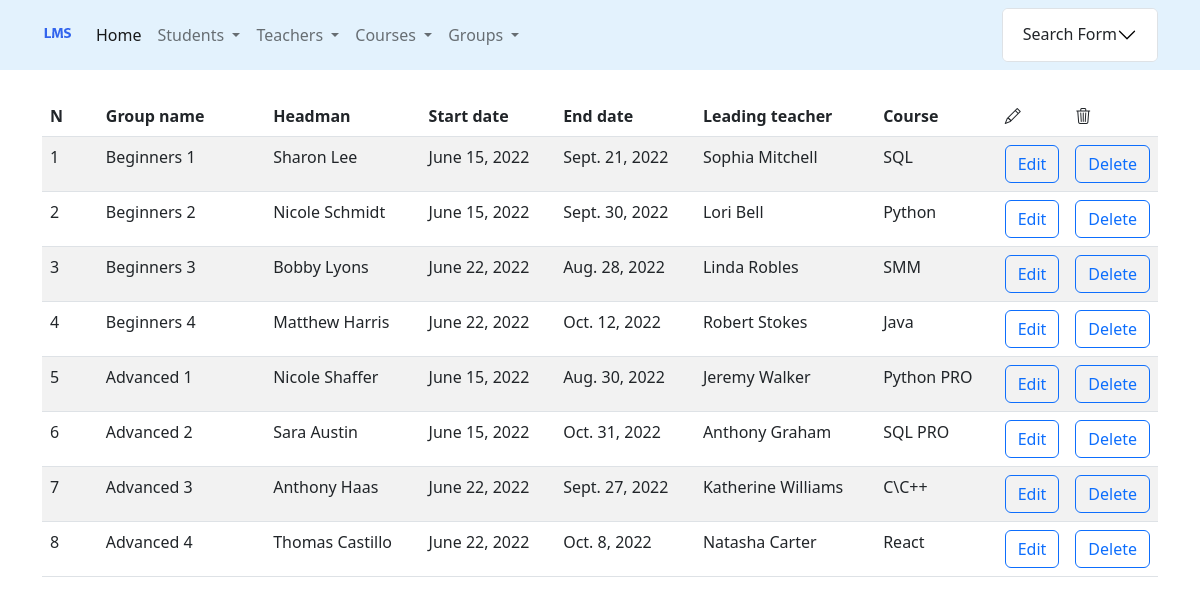
Before: /groups/ with the older database file.
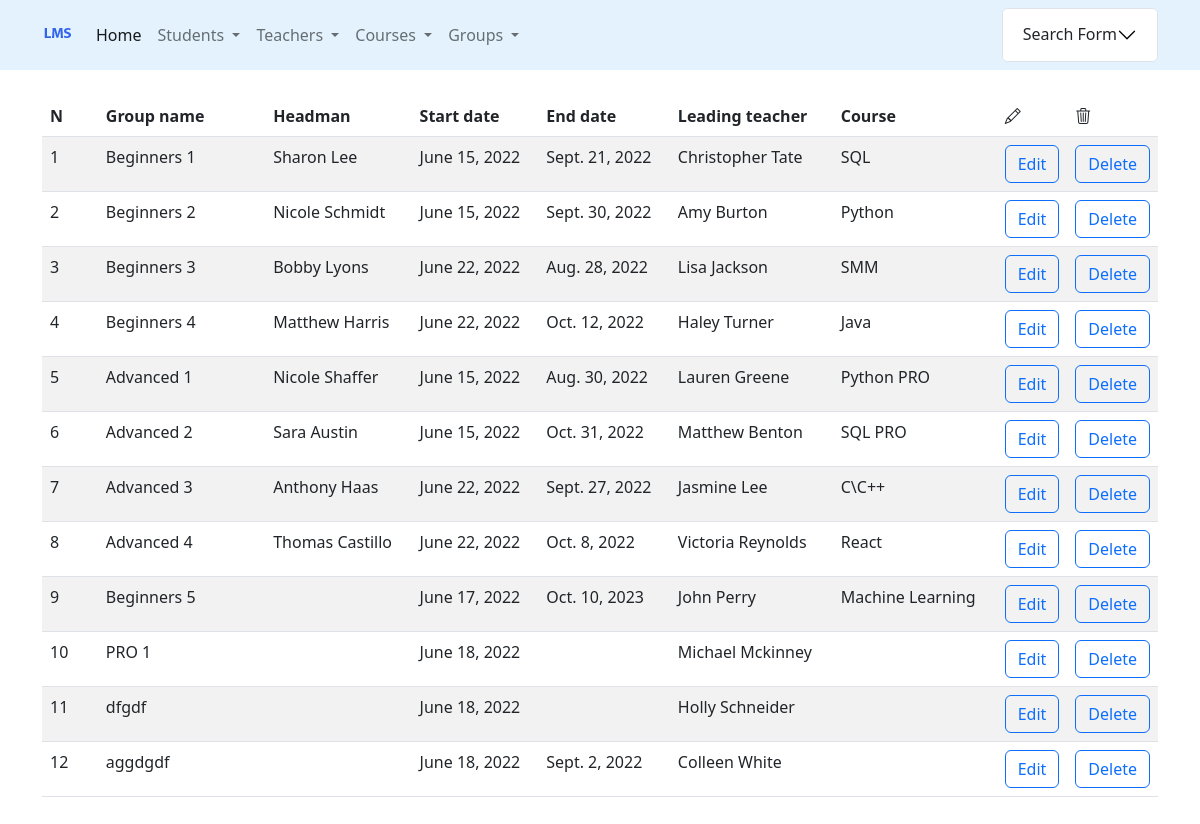
After: the same page with the newer database file.
### groups/models.py (models this page shows, shortened)
class Group(GroupModel):
    headman = models.OneToOneField(
        'students.Student',
        on_delete=models.SET_NULL,
        null=True,
        blank=True,
        related_name='headman_group'
    )
    headteacher = models.OneToOneField(
        'teachers.Teacher',
        on_delete=models.SET_NULL,
        null=True,
        blank=True,
        related_name='headteacher_group'
    )
    class Meta:
        verbose_name = 'group'
        verbose_name_plural = 'groups'
        db_table = 'groups'

### students/models.py (models this page shows, shortened)
class Student(PersonModel):
    group = models.ForeignKey(Group, on_delete=models.SET_NULL, null=True, related_name='students')
    class Meta:
        verbose_name = 'student'
        verbose_name_plural = 'students'
        db_table = 'students'

### teachers/models.py (models this page shows, shortened)
class Teacher(PersonModel):
    group = models.ForeignKey(Group, on_delete=models.SET_NULL, null=True, related_name='teachers', db_constraint=False)
    salary = models.PositiveIntegerField(default=10000)
    class Meta:
        verbose_name = 'teacher'
        verbose_name_plural = 'teacher'
        db_table = 'teachers'

### courses/models.py (models this page shows)
class Course(GroupModel):
    group = models.OneToOneField(
        'groups.Group',
        on_delete=models.SET_NULL,
        null=True,
        blank=True,
        related_name='course_of_group'
    )
    teachers = models.ManyToManyField(
        to=Teacher,
        null=True,
        blank=True,
        related_name='courses'
    )
    class Meta:
        verbose_name = 'course'
        verbose_name_plural = 'courses'
        db_table = 'courses'
    def __str__(self):
        return f'{self.group_name}'

### groups/views.py (the view)
# urls.py: path('', ListGroupView.as_view(), name='list'),                              # Read
class ListGroupView(ListView):
    model = Group
    template_name = 'groups/list.html'
    def get_queryset(self):
        groups_filter = GroupFilterForm(
            data=self.request.GET,
            queryset=self.model.objects.all()
        )
        return groups_filter

### groups/templates/groups/list.html (shortened to what this page needs)
{% extends 'base.html' %}
{% block content %}
    <br>
    {% with list_object=object_list.qs on_group=True%}
        {% include 'includes/groups_list_table.html' %}
    {% endwith %}
{% endblock %}

### templates/includes/groups_list_table.html
<table class="table table-striped">
    <thead>
        <tr>
            <th style="width: 5%">N</th>
            <th style="width: 15%">Group name</th>
            <th>Headman</th>
            <th>Start date</th>
            <th>End date</th>
            <th>Leading teacher</th>
            <th>Course</th>
            <th style="width: 5%"><i class="bi bi-pencil"></i></th>
            <th style="width: 5%"><i class="bi bi-trash3"></i></th>
        </tr>
    </thead>
      {% for group in object_list.qs %}
            <tr>
            <td>{{ forloop.counter }}</td>
            <td>{{ group.group_name }}</td>
            <td>{{ group.headman.first_name }} {{ group.headman.last_name }}</td>
            <td>{{ group.start_date }}</td>
            <td>{% if group.end_date %}{{ group.end_date }}{% endif %}</td>
            <td>{{ group.headteacher.first_name }} {{ group.headteacher.last_name }}</td>
            <td>{{ group.course_of_group }}</td>
            <td><a class="btn btn-outline-primary" href="{% url 'groups:update' group.pk %}">Edit</a></td>
            <td><a class="btn btn-outline-primary" href="{% url 'groups:delete' group.pk %}">Delete</a></td>
        </tr>
    {% endfor %}
          </table>

Changed rows visible on the page:
changed Group "Beginners 1": headteacher.first_name "Sophia" → "Christopher"; headteacher.last_name "Mitchell" → "Tate"
changed Group "Beginners 2": headteacher.first_name "Lori" → "Amy"; headteacher.last_name "Bell" → "Burton"
changed Group "Beginners 3": headteacher.first_name "Linda" → "Lisa"; headteacher.last_name "Robles" → "Jackson"
changed Group "Beginners 4": headteacher.first_name "Robert" → "Haley"; headteacher.last_name "Stokes" → "Turner"
changed Group "Advanced 1": headteacher.first_name "Jeremy" → "Lauren"; headteacher.last_name "Walker" → "Greene"
changed Group "Advanced 2": headteacher.first_name "Anthony" → "Matthew"; headteacher.last_name "Graham" → "Benton"
changed Group "Advanced 3": headteacher.first_name "Katherine" → "Jasmine"; headteacher.last_name "Williams" → "Lee"
changed Group "Advanced 4": headteacher.first_name "Natasha" → "Victoria"; headteacher.last_name "Carter" → "Reynolds"
added Group: group_name "Beginners 5", start_date "June 17, 2022", end_date "Oct. 10, 2023", headteacher.first_name "John", headteacher.last_name "Perry", course_of_group "Machine Learning"
added Group: group_name "PRO 1", start_date "June 18, 2022", headteacher.first_name "Michael", headteacher.last_name "Mckinney"
added Group: group_name "dfgdf", start_date "June 18, 2022", headteacher.first_name "Holly", headteacher.last_name "Schneider"
added Group: group_name "aggdgdf", start_date "June 18, 2022", end_date "Sept. 2, 2022", headteacher.first_name "Colleen", headteacher.last_name "White"
